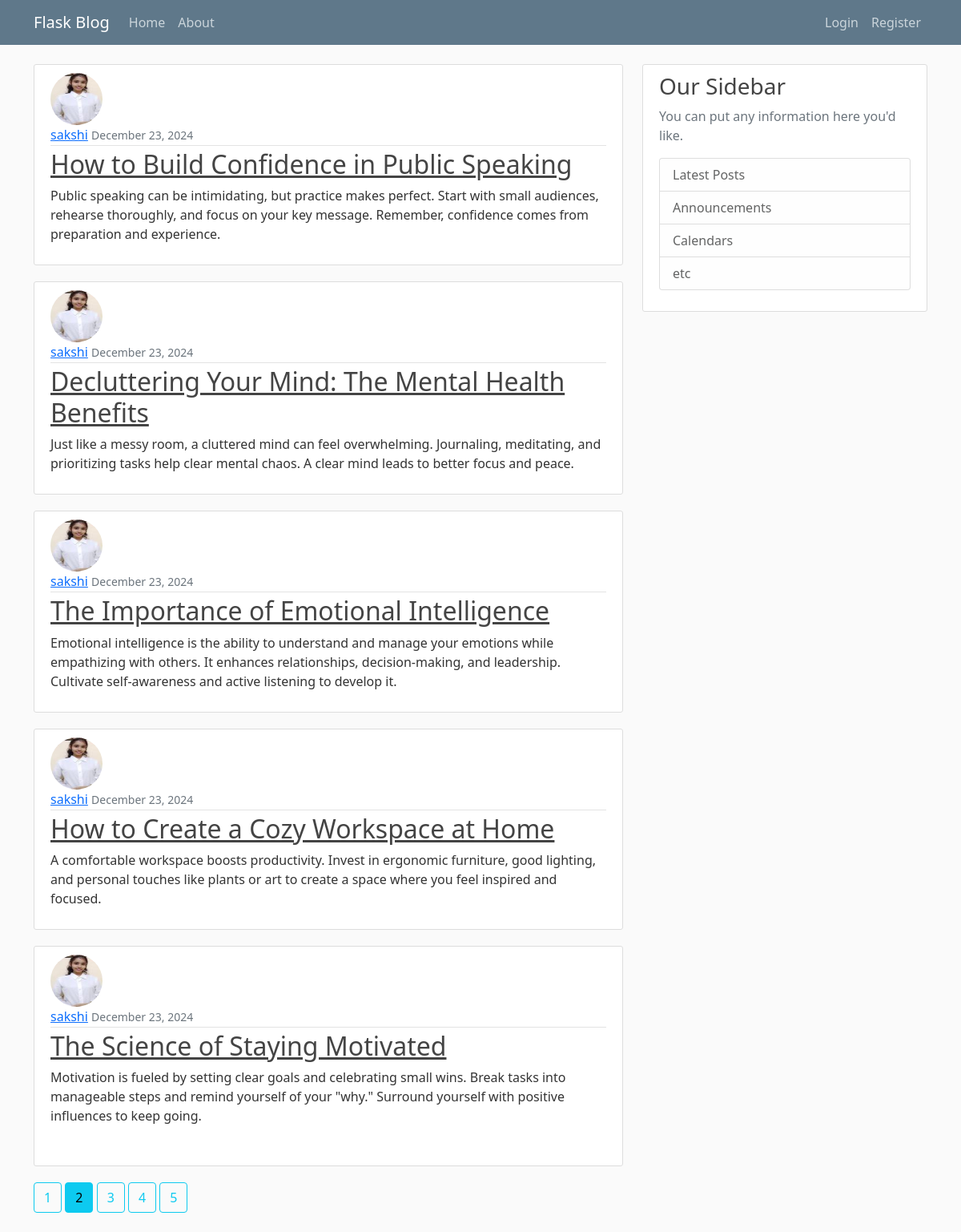
/Home?page=2, run on the app's committed database.
### flask_blog/models.py (models this page shows, shortened)
class Post(db.Model):
    id = db.Column(db.Integer, primary_key=True)
    title = db.Column(db.String(100), nullable=False)  # Increased length of title for flexibility
    date_posted = db.Column(db.DateTime, nullable=False, default=datetime.utcnow)
    content = db.Column(db.Text, nullable=False)
    user_id = db.Column(db.Integer, db.ForeignKey('user.id'), nullable=True)  # Adjusted 'nullable' as needed

class User(db.Model, UserMixin):
    id = db.Column(db.Integer, primary_key=True)
    username = db.Column(db.String(20), unique=True, nullable=False)  # Corrected typo from 'usernam' to 'username'
    email = db.Column(db.String(120), unique=True, nullable=False)
    image_file = db.Column(db.String(120), nullable=True, default='default.jpg')
    password = db.Column(db.String(60), nullable=False)
    posts = db.relationship('Post', backref='author', lazy=True)  # Changed 'post' to 'posts' for consistency

### flask_blog/routes.py (the view)
@app.route('/')
@app.route('/Home')
def home():
    page = request.args.get('page', 1, type=int)
    posts = Post.query.order_by(Post.date_posted.desc()).paginate(page = page, per_page=5)
    print(posts)
    return  render_template('Home.html',posts=posts)

### flask_blog/templates/Home.html
{% extends 'Layout.html' %}
{% block content %}
    {% for post in posts.items %}
        <article class="media content-section">
            <img class="rounded-circle article-img" src="{{ url_for('static', filename='profile_pics/' + post.author.image_file) }}" alt="Profile Picture">
            <div class="media-body">
                <div class="article-metadata">
                    <a class="mr-2" href="{{ url_for('user_posts', username=post.author.username) }}">{{ post.author.username }}</a>
                    <small class="text-muted">{{ post.date_posted.strftime('%B %d, %Y') }}</small>
                </div>
                <h2><a class="article-title" href="{{ url_for('post', post_id=post.id ) }}">{{ post.title }}</a></h2>
                <p class="article-content">{{ post.content }}</p>
            </div>
        </article>
    {% endfor %}
    {% for page_num in posts.iter_pages(left_edge=1, right_edge=1, left_current=1, right_current=2) %}
        {% if page_num %}
            {% if posts.page == page_num %}
                <a class= "btn btn-info mb-4" href="{{ url_for('home', page=page_num) }}">{{page_num}}</a>
            {% else %}
            <a class= "btn btn-outline-info mb-4" href="{{ url_for('home', page=page_num) }}">{{page_num}}</a>
            {% endif %}
        {% else %}
            ...
        {% endif %}
    {% endfor %}
{% endblock %}

### flask_blog/static/main.css (style rules this page uses)
body { background: #fafafa; color: #333333; margin-top: 5rem; }
h1, h2, h3, h4, h5, h6 { color: #444444; }
.content-section { background: #ffffff; padding: 10px 20px; border: 1px solid #dddddd; border-radius: 3px; margin-bottom: 20px; }
.article-title { color: #444444; }
.article-content { white-space: pre-line; }
.article-img { height: 65px; width: 65px; margin-right: 16px; }
.article-metadata { padding-bottom: 1px; margin-bottom: 4px; border-bottom: 1px solid #e3e3e3 }

### data on the page
Post: image_file (picture), author.username "sakshi", date_posted "December 23, 2024", title "How to Build Confidence in Public Speaking", content "Public speaking can be intimidating, but practice makes perfect. Start with small audiences, rehearse thoroughly, and focus on your key message. Remember, confidence comes from preparation and experience."
Post: image_file (picture), author.username "sakshi", date_posted "December 23, 2024", title "Decluttering Your Mind: The Mental Health Benefits", content "Just like a messy room, a cluttered mind can feel overwhelming. Journaling, meditating, and prioritizing tasks help clear mental chaos. A clear mind leads to better focus and peace."
Post: image_file (picture), author.username "sakshi", date_posted "December 23, 2024", title "The Importance of Emotional Intelligence", content "Emotional intelligence is the ability to understand and manage your emotions while empathizing with others. It enhances relationships, decision-making, and leadership. Cultivate self-awareness and active listening to develop it."
Post: image_file (picture), author.username "sakshi", date_posted "December 23, 2024", title "How to Create a Cozy Workspace at Home", content "A comfortable workspace boosts productivity. Invest in ergonomic furniture, good lighting, and personal touches like plants or art to create a space where you feel inspired and focused."
Post: image_file (picture), author.username "sakshi", date_posted "December 23, 2024", title "The Science of Staying Motivated", content "Motivation is fueled by setting clear goals and celebrating small wins. Break tasks into manageable steps and remind yourself of your \"why.\" Surround yourself with positive influences to keep going."

### other printed values
{{ page_num }} "1" "3" "4" "5"
{{ page_num }} "2"
